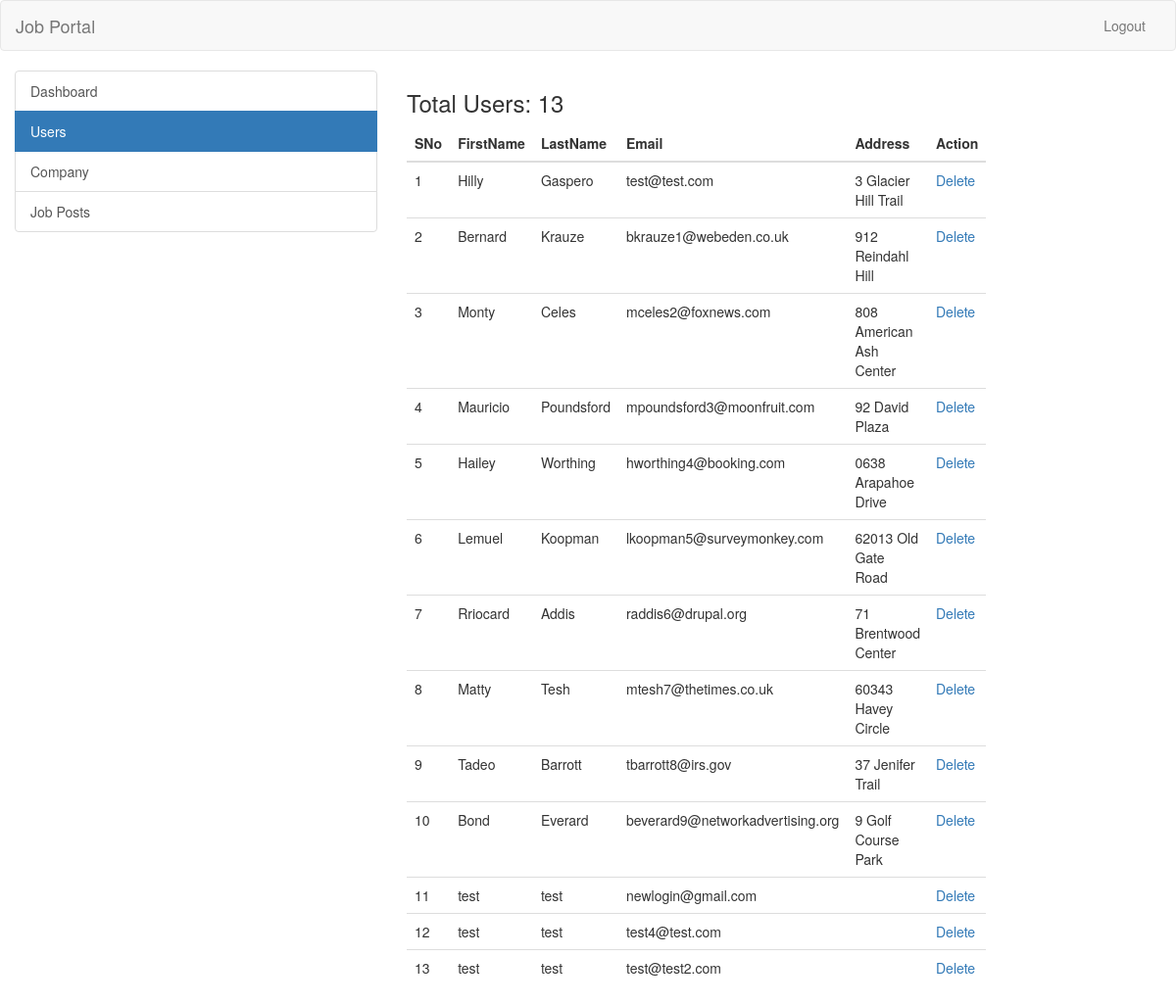
Page /admin/user.php (signed in) on the committed database.
### tables this page shows
CREATE TABLE `users` (
  `id_user` int(11) NOT NULL,
  `firstname` varchar(255) NOT NULL,
  `lastname` varchar(255) NOT NULL,
  `email` varchar(255) NOT NULL,
  `password` varchar(255) NOT NULL,
  `address` text,
  `city` varchar(255) DEFAULT NULL,
  `state` varchar(255) DEFAULT NULL,
  `contactno` varchar(255) DEFAULT NULL,
  `qualification` varchar(255) DEFAULT NULL,
  `stream` varchar(255) DEFAULT NULL,
  `passingyear` varchar(255) DEFAULT NULL,
  `dob` varchar(255) DEFAULT NULL,
  `age` varchar(255) DEFAULT NULL,
  `designation` varchar(255) DEFAULT NULL,
  `resume` varchar(255) DEFAULT NULL,
  `hash` varchar(255) DEFAULT NULL,
  `active` int(11) NOT NULL DEFAULT '0'
);

### admin/user.php (the view, shortened to what this page needs)
<?php
require_once("../db.php");
?>
<!DOCTYPE html>
<html lang="en">
  <head>
    <link rel="stylesheet" href="https://maxcdn.bootstrapcdn.com/bootstrap/3.3.7/css/bootstrap.min.css">
  </head>
  <body>
    <header>
      <nav class="navbar navbar-default">
        <div class="container-fluid">
          <div class="navbar-header">
            <a class="navbar-brand" href="../index.php">Job Portal</a>
          </div>
          <div class="collapse navbar-collapse" id="bs-example-navbar-collapse-1">
            <ul class="nav navbar-nav navbar-right">
              <li><a href="../logout.php">Logout</a></li>
            </ul>
          </div>
        </div>
      </nav>
    </header>
    <div class="container-fluid">
      <div class="row">
        <div class="col-md-4">
          <div class="list-group">
            <a href="dashboard.php" class="list-group-item">Dashboard</a>
            <a href="user.php" class="list-group-item active">Users</a>
            <a href="company.php" class="list-group-item">Company</a>
            <a href="job-posts.php" class="list-group-item">Job Posts</a>
          </div>
        </div>
        <div class="col-md-6">
        <?php
          $sql = "SELECT * FROM users";
          $result = $conn->query($sql);
          if($result->num_rows > 0) {
            echo '<h3>Total Users: ' . $result->num_rows . '</h3>';
          }
        ?>
          <table class="table">
            <thead>
              <th>SNo</th>
              <th>FirstName</th>
              <th>LastName</th>
              <th>Email</th>
              <th>Address</th>
              <th>Action</th>
            </thead>
            <tbody>
              <?php
                $sql = "SELECT * FROM users";
                $result = $conn->query($sql);
                if($result->num_rows > 0) {
                  $i = 0;
                  while($row = $result->fetch_assoc()) {
                    ?>
                      <tr>
                        <td><?php echo ++$i; ?></td>
                        <td><?php echo $row['firstname']; ?></td>
                        <td><?php echo $row['lastname']; ?></td>
                        <td><?php echo $row['email']; ?></td>
                        <td><?php echo $row['address']; ?></td>
                        <td><a href="delete-user.php?id=<?php echo $row['id_user']; ?>">Delete</a></td>
                      </tr>
                    <?php
                  }
                }
              ?>
            </tbody>
          </table>
        </div>
      </div>
    </div>
  </body>
</html>

### rows in the picture
users: firstname "Hilly", lastname "Gaspero", email "test@test.com", address "3 Glacier Hill Trail"
users: firstname "Bernard", lastname "Krauze", email "bkrauze1@webeden.co.uk", address "912 Reindahl Hill"
users: firstname "Monty", lastname "Celes", email "mceles2@foxnews.com", address "808 American Ash Center"
users: firstname "Mauricio", lastname "Poundsford", email "mpoundsford3@moonfruit.com", address "92 David Plaza"
users: firstname "Hailey", lastname "Worthing", email "hworthing4@booking.com", address "0638 Arapahoe Drive"
users: firstname "Lemuel", lastname "Koopman", email "lkoopman5@surveymonkey.com", address "62013 Old Gate Road"
users: firstname "Rriocard", lastname "Addis", email "raddis6@drupal.org", address "71 Brentwood Center"
users: firstname "Matty", lastname "Tesh", email "mtesh7@thetimes.co.uk", address "60343 Havey Circle"
users: firstname "Tadeo", lastname "Barrott", email "tbarrott8@irs.gov", address "37 Jenifer Trail"
users: firstname "Bond", lastname "Everard", email "beverard9@networkadvertising.org", address "9 Golf Course Park"
users: firstname "test", lastname "test", email "newlogin@gmail.com"
users: firstname "test", lastname "test", email "test4@test.com"
users: firstname "test", lastname "test", email "test@test2.com"

### other values in the picture
$result->num_rows "13"
